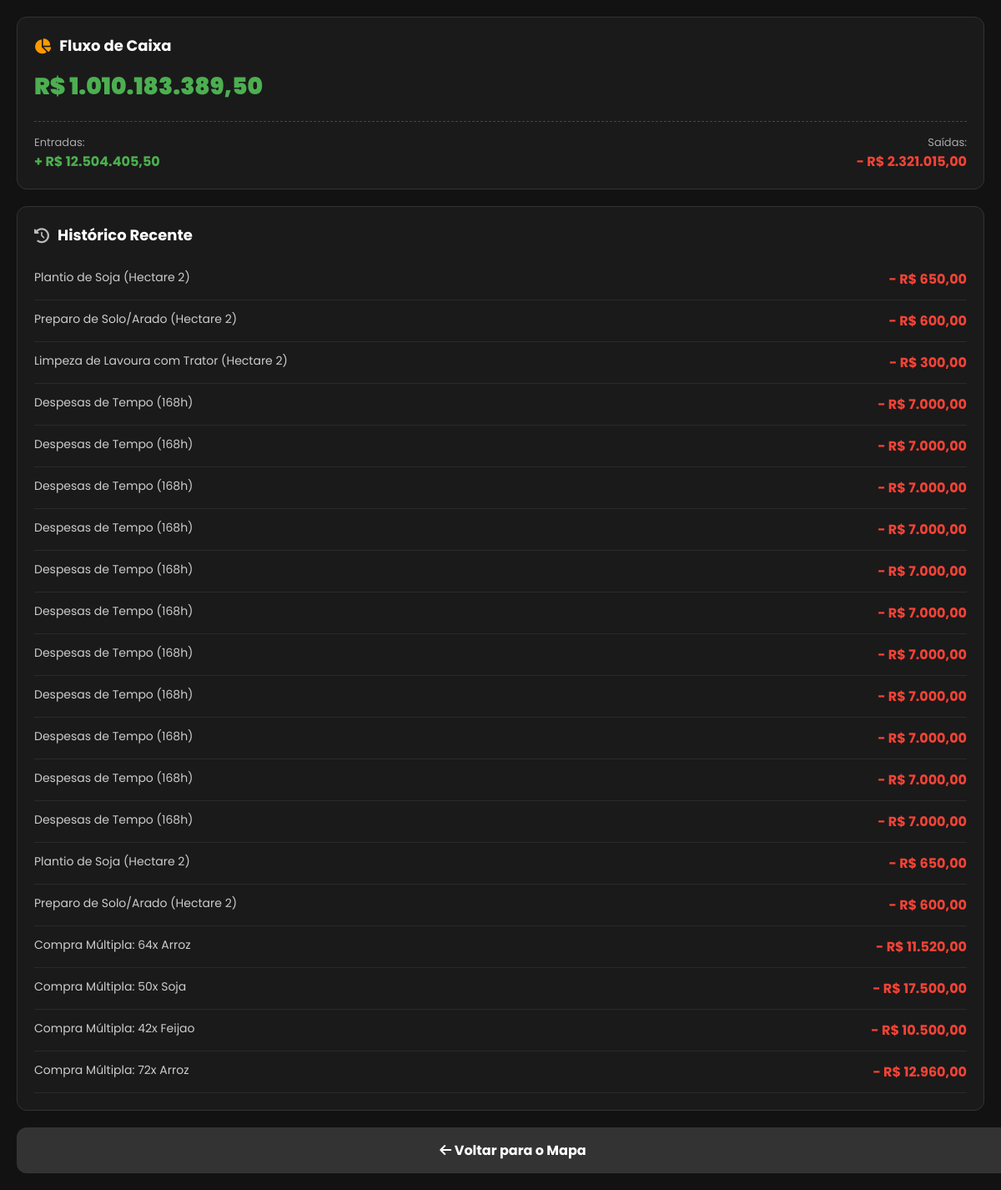
The page /financeiro (signed in) on the database as committed earlier.
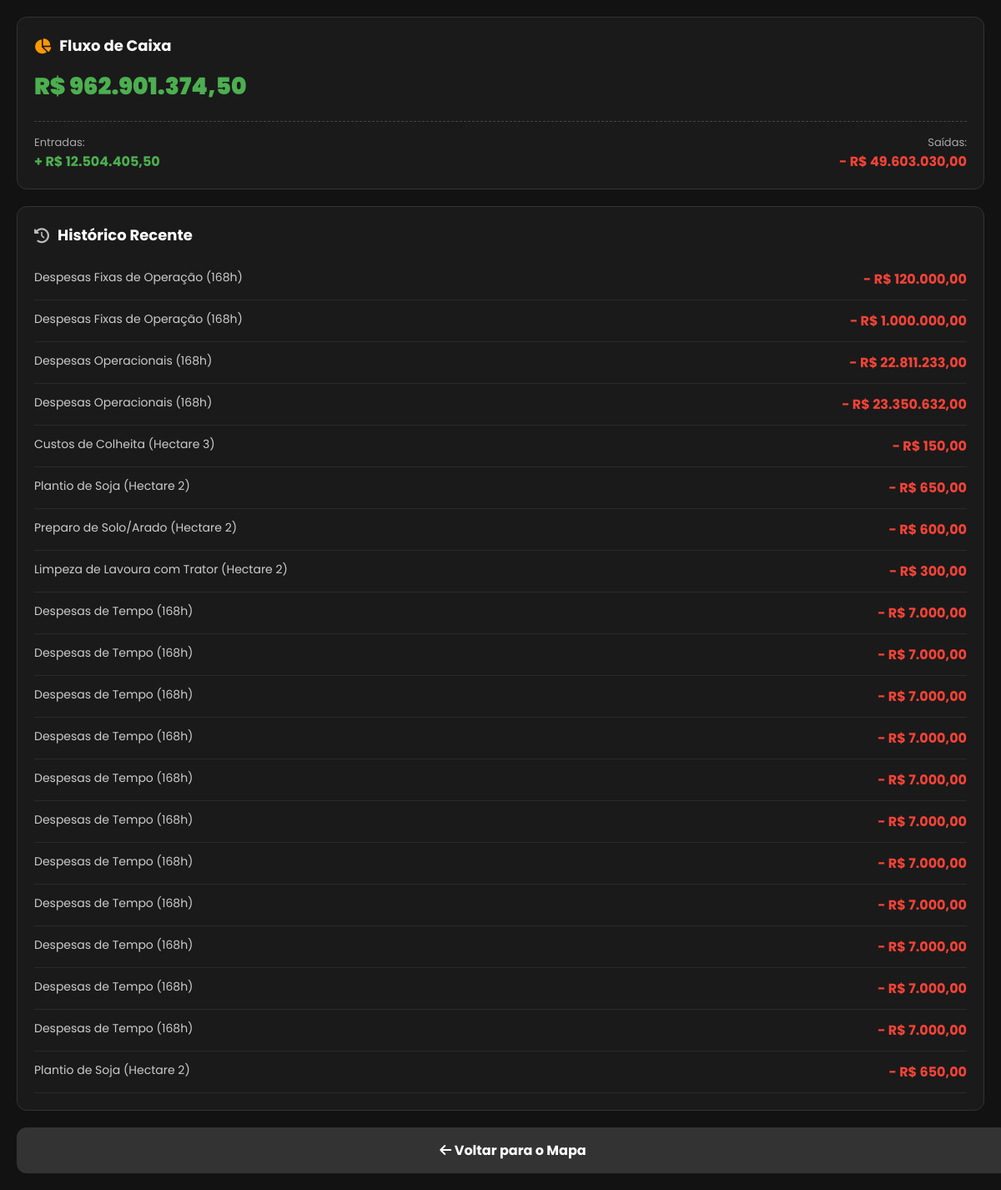
The same page on the database as committed later.
### database.py (models this page shows)
class Jogador(db.Model):
    __tablename__ = 'jogadores'
    id = db.Column(db.Integer, primary_key=True)
    username = db.Column(db.String(50), unique=True, nullable=False)
    email = db.Column(db.String(120), nullable=True)
    senha_hash = db.Column(db.String(128), nullable=False)
    saldo = db.Column(db.Float, default=1000.0)
    nivel = db.Column(db.Integer, default=1)
    hora = db.Column(db.Integer, default=6)
    dia = db.Column(db.Integer, default=1)
    mes = db.Column(db.Integer, default=1)
    ano = db.Column(db.Integer, default=2026)
    is_admin = db.Column(db.Boolean, default=False)
    ultima_acao = db.Column(db.DateTime, default=datetime.utcnow)
    propriedades = db.relationship('Propriedade', backref='dono', lazy=True)

class Transacao(db.Model):
    __tablename__ = 'transacoes'
    id = db.Column(db.Integer, primary_key=True)
    jogador_id = db.Column(db.Integer, db.ForeignKey('jogadores.id'), nullable=False)
    tipo = db.Column(db.String(10), nullable=False)
    valor = db.Column(db.Float, nullable=False)
    descricao = db.Column(db.String(255), nullable=False)
    data = db.Column(db.DateTime, default=datetime.utcnow)
    jogador = db.relationship('Jogador', backref=db.backref('transacoes', lazy=True))

### logica/economia.py (the view)
@economia_bp.route('/financeiro')
def financeiro():
    if 'usuario' not in session:
        return redirect(url_for('login'))
    usuario = Jogador.query.filter_by(username=session['usuario']).first()
    if not usuario:
        return redirect(url_for('login'))
    historico = Transacao.query.filter_by(jogador_id=usuario.id).order_by(Transacao.data.desc()).limit(20).all()
    todas_transacoes = Transacao.query.filter_by(jogador_id=usuario.id).all()
    entradas = sum(t.valor for t in todas_transacoes if t.tipo == 'entrada')
    saidas = sum(t.valor for t in todas_transacoes if t.tipo == 'saida')
    return render_template(
        'financeiro.html',
        user=usuario,
        entradas=entradas,
        saidas=saidas,
        saldo=usuario.saldo,
        historico=historico
    )

### templates/financeiro.html (shortened to what this page needs)
<!DOCTYPE html>
<html lang="pt-BR">
<head>
    <link rel="stylesheet" href="https://cdnjs.cloudflare.com/ajax/libs/font-awesome/6.4.0/css/all.min.css">
</head>
<body>
    <div class="card">
        <div class="card-header"><i class="fas fa-chart-pie" style="color: #ff9800;"></i> Fluxo de Caixa</div>
        <div class="saldo-total">R$ {{ "{:,.2f}".format(saldo).replace(',','v').replace('.',',').replace('v','.') }}</div>
        <div class="fluxo-container">
            <div>
                <div style="color: #aaa; font-size: 13px;">Entradas:</div>
                <div class="entrada-texto">+ R$ {{ "{:,.2f}".format(entradas).replace(',','v').replace('.',',').replace('v','.') }}</div>
            </div>
            <div style="text-align: right;">
                <div style="color: #aaa; font-size: 13px;">Saídas:</div>
                <div class="saida-texto">- R$ {{ "{:,.2f}".format(saidas).replace(',','v').replace('.',',').replace('v','.') }}</div>
            </div>
        </div>
    </div>
    <div class="card">
        <div class="card-header"><i class="fas fa-history" style="color: #bbb;"></i> Histórico Recente</div>
        {% if not historico %}
            <p style="color: #777; font-style: italic; text-align: center; margin: 20px 0;">Nenhuma transação registrada ainda.</p>
        {% else %}
            {% for t in historico %}
                <div class="transacao-item">
                    <span style="color: #ccc;">{{ t.descricao }}</span>
                    {% if t.tipo == 'entrada' %}
                        <b class="entrada-texto">+ R$ {{ "{:,.2f}".format(t.valor).replace(',','v').replace('.',',').replace('v','.') }}</b>
                    {% else %}
                        <b class="saida-texto">- R$ {{ "{:,.2f}".format(t.valor).replace(',','v').replace('.',',').replace('v','.') }}</b>
                    {% endif %}
                </div>
            {% endfor %}
        {% endif %}
    </div>
    <a href="/mapa" class="btn-voltar"><i class="fas fa-arrow-left"></i> Voltar para o Mapa</a>
</body>
</html>

### templates/financeiro.html (style rules this page uses)
body { font-family: 'Poppins', sans-serif; background-color: #121212; color: #fff; margin: 0; padding: 20px; }
.card { background: #1a1a1a; border-radius: 12px; padding: 20px; border: 1px solid #333; margin-bottom: 20px; }
.card-header { font-size: 18px; font-weight: bold; margin-bottom: 15px; display: flex; align-items: center; gap: 10px; }
.saldo-total { font-size: 28px; font-weight: 900; color: #4caf50; margin-bottom: 20px; }
.fluxo-container { display: flex; justify-content: space-between; border-top: 1px dashed #444; padding-top: 15px; }
.entrada-texto { color: #4caf50; font-weight: bold; font-size: 16px; }
.saida-texto { color: #f44336; font-weight: bold; font-size: 16px; }
.transacao-item { display: flex; justify-content: space-between; padding: 12px 0; border-bottom: 1px solid #2a2a2a; font-size: 14px; }
.btn-voltar { display: block; width: 100%; padding: 15px; background: #333; color: #fff; text-align: center; text-decoration: none; border-radius: 12px; font-weight: bold; margin-top: 10px; }

Rows that differ between the two databases and show on the page:
no longer on this page (row unchanged): Transacao: descricao "Preparo de Solo/Arado (Hectare 2)", valor "600,00"
no longer on this page (row unchanged): Transacao: descricao "Compra Múltipla: 64x Arroz", valor "11.520,00"
no longer on this page (row unchanged): Transacao: descricao "Compra Múltipla: 50x Soja", valor "17.500,00"
no longer on this page (row unchanged): Transacao: descricao "Compra Múltipla: 42x Feijao", valor "10.500,00"
no longer on this page (row unchanged): Transacao: descricao "Compra Múltipla: 72x Arroz", valor "12.960,00"
changed Jogador: saldo "1.010.183.389,50" → "962.901.374,50"
added Transacao: descricao "Despesas Fixas de Operação (168h)", valor "120.000,00"
added Transacao: descricao "Despesas Fixas de Operação (168h)", valor "1.000.000,00"
added Transacao: descricao "Despesas Operacionais (168h)", valor "22.811.233,00"
added Transacao: descricao "Despesas Operacionais (168h)", valor "23.350.632,00"
added Transacao: descricao "Custos de Colheita (Hectare 3)", valor "150,00"
Other text that changed with them:
text no longer shown: "2.321.015,00"
text now shown: "49.603.030,00"
